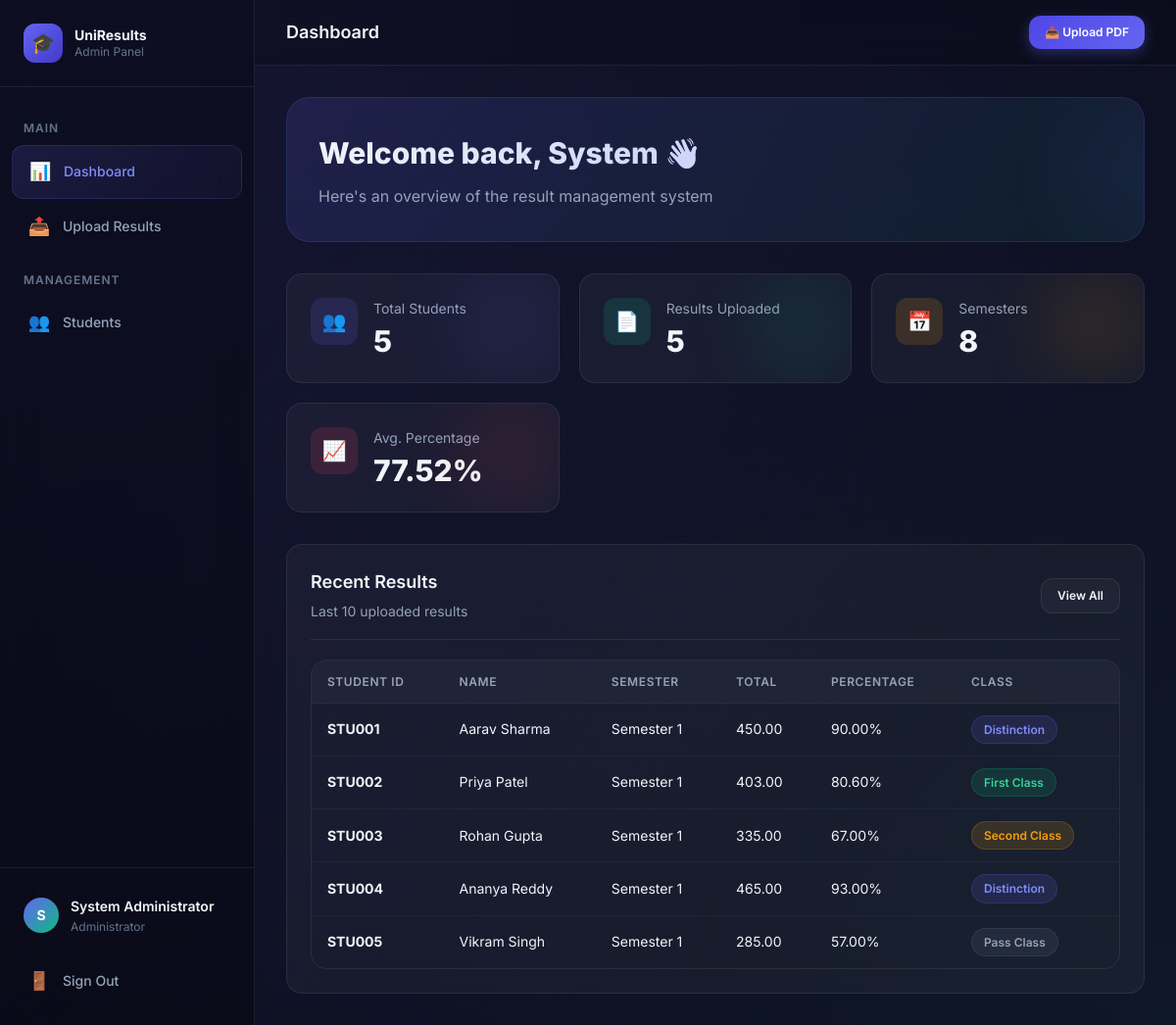
Page /admin/dashboard.php (signed in) on the committed database.
### tables this page shows
CREATE TABLE IF NOT EXISTS results (
    ResultID INT AUTO_INCREMENT PRIMARY KEY,
    StudentID VARCHAR(50) NOT NULL,
    Name VARCHAR(100) NOT NULL,
    SemesterID INT NOT NULL,
    Subjects JSON NOT NULL COMMENT 'JSON object: {"Subject1": 85, "Subject2": 90, ...}',
    TotalMarks DECIMAL(6,2) NOT NULL,
    Percentage DECIMAL(5,2) NOT NULL,
    Class VARCHAR(50) DEFAULT NULL COMMENT 'First Class, Second Class, etc.',
    UploadedAt TIMESTAMP DEFAULT CURRENT_TIMESTAMP,
    FOREIGN KEY (SemesterID) REFERENCES semesters(SemesterID) ON DELETE CASCADE,
    INDEX idx_student (StudentID),
    INDEX idx_semester (SemesterID)
);

CREATE TABLE IF NOT EXISTS semesters (
    SemesterID INT AUTO_INCREMENT PRIMARY KEY,
    SemesterName VARCHAR(50) NOT NULL UNIQUE,
    CreatedAt TIMESTAMP DEFAULT CURRENT_TIMESTAMP
);

### admin/dashboard.php (the view, shortened to what this page needs)
<?php
$pdo = getDBConnection();
$totalStudents = $pdo->query("SELECT COUNT(*) FROM users WHERE Role = 'student'")->fetchColumn();
$totalResults = $pdo->query("SELECT COUNT(*) FROM results")->fetchColumn();
$totalSemesters = $pdo->query("SELECT COUNT(*) FROM semesters")->fetchColumn();
$avgPercentage = $pdo->query("SELECT ROUND(AVG(Percentage), 2) FROM results")->fetchColumn() ?? 0;
$recentResults = $pdo->query("
    SELECT r.*, s.SemesterName
    FROM results r
    JOIN semesters s ON r.SemesterID = s.SemesterID
    ORDER BY r.UploadedAt DESC
    LIMIT 10
")->fetchAll();
?>
<!DOCTYPE html>
<html lang="en">
<head>
    <link rel="stylesheet" href="../assets/css/style.css">
</head>
<body>
    <div class="layout">
        <aside class="sidebar">
            <div class="sidebar-header">
                <div class="sidebar-brand">
                    <div class="sidebar-brand-icon">🎓</div>
                    <div class="sidebar-brand-text">
                        UniResults
                        <span>Admin Panel</span>
                    </div>
                </div>
            </div>
            <nav class="sidebar-nav">
                <div class="sidebar-nav-label">Main</div>
                <a href="dashboard.php" class="sidebar-link active">
                    <span class="link-icon">📊</span> Dashboard
                </a>
                <a href="upload.php" class="sidebar-link">
                    <span class="link-icon">📤</span> Upload Results
                </a>
                <div class="sidebar-nav-label">Management</div>
                <a href="manage_students.php" class="sidebar-link">
                    <span class="link-icon">👥</span> Students
                </a>
            </nav>
            <div class="sidebar-footer">
                <div class="sidebar-user">
                    <div class="sidebar-user-avatar">
                        <?php echo strtoupper(substr($_SESSION['name'], 0, 1)); ?>
                    </div>
                    <div class="sidebar-user-info">
                        <div class="sidebar-user-name"><?php echo htmlspecialchars($_SESSION['name']); ?></div>
                        <div class="sidebar-user-role">Administrator</div>
                    </div>
                </div>
                <a href="../student/logout.php" class="sidebar-link" style="margin-top: var(--space-2);">
                    <span class="link-icon">🚪</span> Sign Out
                </a>
            </div>
        </aside>
        <main class="main-content">
            <header class="topbar">
                <div class="topbar-left">
                    <h2 class="topbar-title">Dashboard</h2>
                </div>
                <div class="topbar-right">
                    <a href="upload.php" class="btn btn-primary btn-sm">
                        📤 Upload PDF
                    </a>
                </div>
            </header>
            <div class="page-content">
                <div class="welcome-banner animate-fade-in-up">
                    <h1>Welcome back, <?php echo htmlspecialchars(explode(' ', $_SESSION['name'])[0]); ?> 👋</h1>
                    <p>Here's an overview of the result management system</p>
                </div>
                <div class="stats-grid">
                    <div class="stat-card indigo animate-fade-in-up delay-1">
                        <div class="stat-icon indigo">👥</div>
                        <div class="stat-info">
                            <div class="stat-label">Total Students</div>
                            <div class="stat-value"><?php echo $totalStudents; ?></div>
                        </div>
                    </div>
                    <div class="stat-card emerald animate-fade-in-up delay-2">
                        <div class="stat-icon emerald">📄</div>
                        <div class="stat-info">
                            <div class="stat-label">Results Uploaded</div>
                            <div class="stat-value"><?php echo $totalResults; ?></div>
                        </div>
                    </div>
                    <div class="stat-card amber animate-fade-in-up delay-3">
                        <div class="stat-icon amber">📅</div>
                        <div class="stat-info">
                            <div class="stat-label">Semesters</div>
                            <div class="stat-value"><?php echo $totalSemesters; ?></div>
                        </div>
                    </div>
                    <div class="stat-card rose animate-fade-in-up delay-4">
                        <div class="stat-icon rose">📈</div>
                        <div class="stat-info">
                            <div class="stat-label">Avg. Percentage</div>
                            <div class="stat-value"><?php echo $avgPercentage; ?>%</div>
                        </div>
                    </div>
                </div>
                <div class="card animate-fade-in-up delay-5">
                    <div class="card-header">
                        <div>
                            <h3 class="card-title">Recent Results</h3>
                            <p class="card-subtitle">Last 10 uploaded results</p>
                        </div>
                        <a href="upload.php" class="btn btn-secondary btn-sm">View All</a>
                    </div>
                    <?php if (empty($recentResults)): ?>
                        <div class="empty-state">
                            <div class="empty-state-icon">📋</div>
                            <div class="empty-state-text">No results uploaded yet</div>
                            <div class="empty-state-sub">Upload a PDF to get started</div>
                            <a href="upload.php" class="btn btn-primary">Upload First PDF</a>
                        </div>
                    <?php else: ?>
                        <div class="table-container">
                            <table class="data-table">
                                <thead>
                                    <tr>
                                        <th>Student ID</th>
                                        <th>Name</th>
                                        <th>Semester</th>
                                        <th>Total</th>
                                        <th>Percentage</th>
                                        <th>Class</th>
                                    </tr>
                                </thead>
                                <tbody>
                                    <?php foreach ($recentResults as $r): ?>
                                        <?php
                                            $badgeClass = 'badge-pass';
                                            if ($r['Class'] === 'Distinction') $badgeClass = 'badge-distinction';
                                            elseif ($r['Class'] === 'First Class') $badgeClass = 'badge-first';
                                            elseif ($r['Class'] === 'Second Class') $badgeClass = 'badge-second';
                                            elseif ($r['Class'] === 'Fail') $badgeClass = 'badge-fail';
                                        ?>
                                        <tr>
                                            <td><strong><?php echo htmlspecialchars($r['StudentID']); ?></strong></td>
                                            <td><?php echo htmlspecialchars($r['Name']); ?></td>
                                            <td><?php echo htmlspecialchars($r['SemesterName']); ?></td>
                                            <td><?php echo $r['TotalMarks']; ?></td>
                                            <td><?php echo $r['Percentage']; ?>%</td>
                                            <td><span class="badge <?php echo $badgeClass; ?>"><?php echo htmlspecialchars($r['Class']); ?></span></td>
                                        </tr>
                                    <?php endforeach; ?>
                                </tbody>
                            </table>
                        </div>
                    <?php endif; ?>
                </div>
            </div>
        </main>
    </div>
</body>
</html>

### rows in the picture
results: StudentID "STU001", Name "Aarav Sharma", SemesterID.SemesterName "Semester 1", TotalMarks "450.00", Percentage "90.00", Class "Distinction"
results: StudentID "STU002", Name "Priya Patel", SemesterID.SemesterName "Semester 1", TotalMarks "403.00", Percentage "80.60", Class "First Class"
results: StudentID "STU003", Name "Rohan Gupta", SemesterID.SemesterName "Semester 1", TotalMarks "335.00", Percentage "67.00", Class "Second Class"
results: StudentID "STU004", Name "Ananya Reddy", SemesterID.SemesterName "Semester 1", TotalMarks "465.00", Percentage "93.00", Class "Distinction"
results: StudentID "STU005", Name "Vikram Singh", SemesterID.SemesterName "Semester 1", TotalMarks "285.00", Percentage "57.00", Class "Pass Class"

### other values in the picture
substr($_SESSION['name'], 0, 1) "S"
$_SESSION['name'] "System Administrator"
explode(' ', $_SESSION['name'])[0] "System"
$totalStudents "5"
$totalResults "5"
$totalSemesters "8"
$avgPercentage "77.52"
